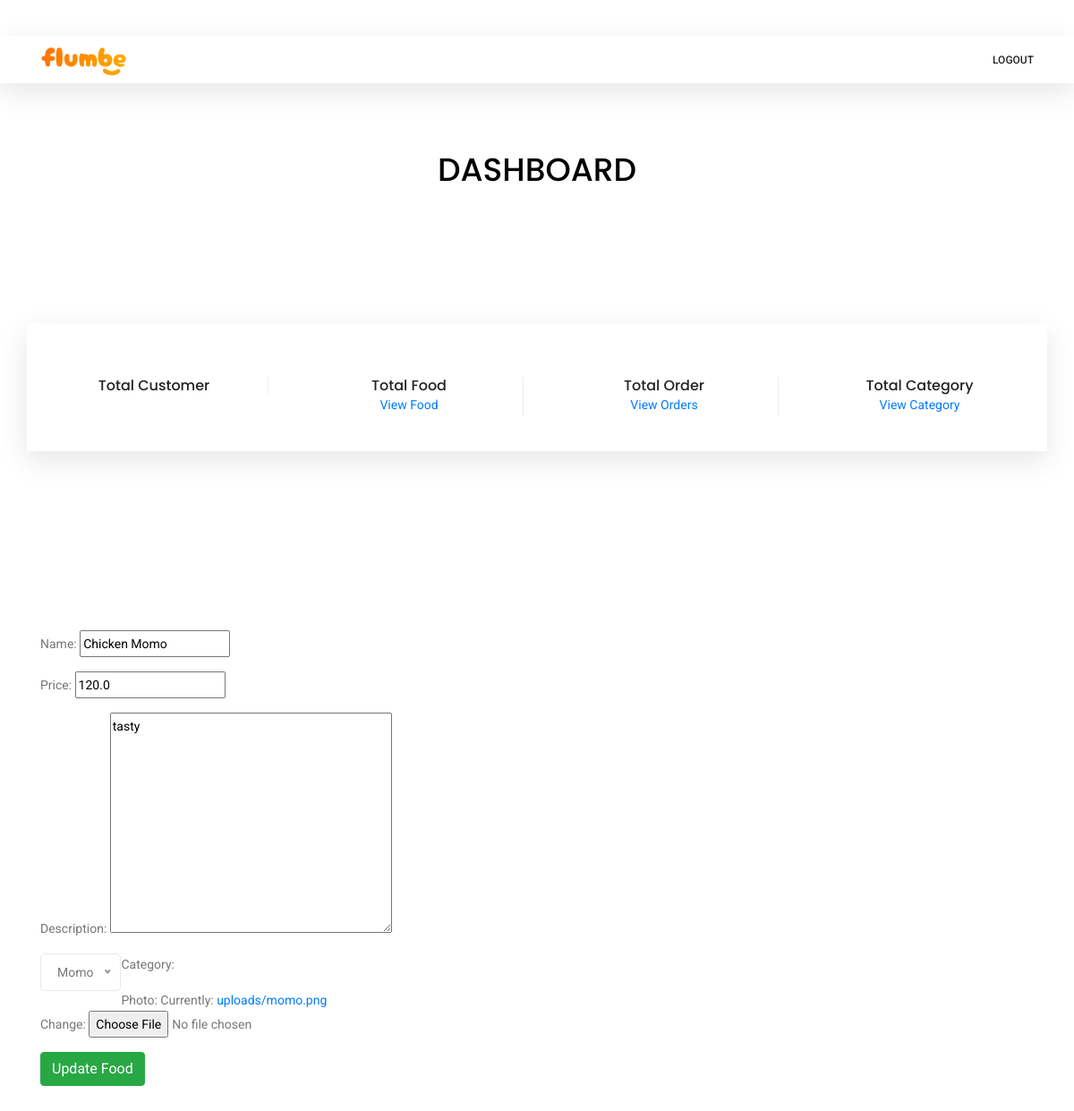
The page /dashboard/food/update/1/ (signed in) on the database as committed earlier.
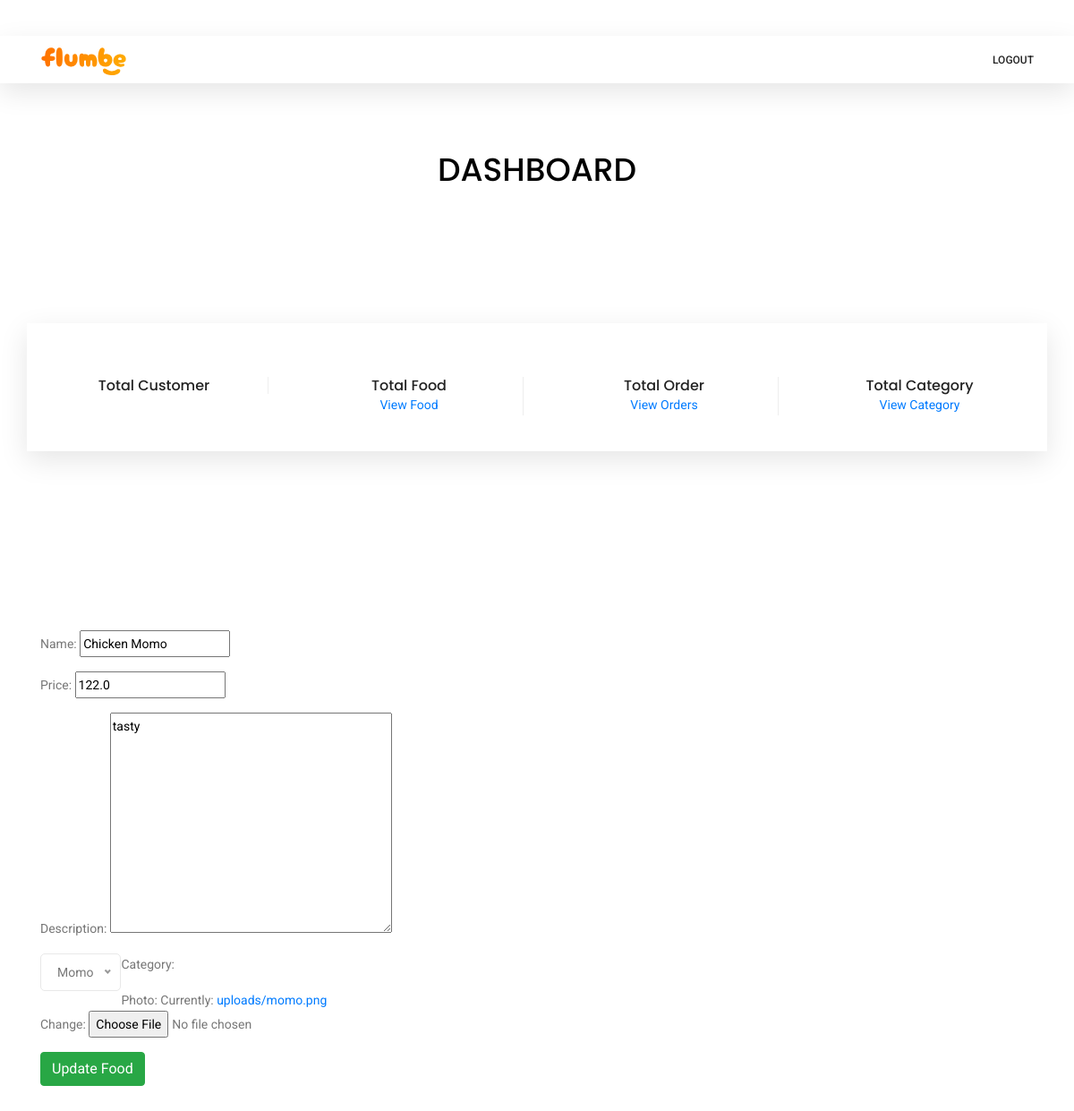
The same page on the database as committed later.
### food/models.py (models this page shows, shortened)
class Food(models.Model):
    name = models.CharField(max_length=20)
    price = models.FloatField()
    description = models.TextField()
    photo = models.ImageField(upload_to='uploads/', null=True)
    cat_id = models.ForeignKey(
        Category, on_delete=models.CASCADE, null=True)

### account/decorators.py (the view)
    def wrapper_func(request, *args, **kwargs):
        if request.user.is_superuser:
            return view_func(request, *args, **kwargs)
        else:
            return redirect('food:index')

### account/forms.py (shortened to what this page needs)
class FoodForm(forms.Form):   # Food form for adding food
    name = forms.CharField(max_length=35)
    price = forms.IntegerField()
    description = forms.CharField(
        max_length=2000,
        widget=forms.Textarea()
    )
    category = forms.ChoiceField(
        choices=[(cat.id, cat.name) for cat in Category.objects.all()])
    photo = forms.ImageField()

### account/templates/account/update-food.html (shortened to what this page needs)
{%extends 'base.html' %}
{% load static %}
{% block content%}
<br>
<br>
<br>
<br>
<br>
<br>
<br>
  <div class="container">
    <div class="row justify-content-center">
        <div class="col-lg-6 text-center">
          <div class="section-title">
            <h1><a href="{%url 'account:home'%}" style="color:black;">DASHBOARD</a></h1>
          </div>
        </div>
      </div>
  </div>
<section class="features-area section_gap">
    <div class="container">
        <div class="row features-inner">
            <div class="col-lg-3 col-md-6 col-sm-6">
                <div class="single-features">
                    <h6>Total Customer</h6>
                </div>
            </div>
            <div class="col-lg-3 col-md-6 col-sm-6">
                <div class="single-features">
                    <h6>Total Food</h6>
                    <p><a href="{%url 'account:food'%}">View Food</a></p>
                </div>
            </div>
            <div class="col-lg-3 col-md-6 col-sm-6">
                <div class="single-features">
                    <h6>Total Order</h6>
                    <p><a href="{%url 'account:all_orders'%}">View Orders</a></p>
                </div>
            </div>
            <div class="col-lg-3 col-md-6 col-sm-6">
                <div class="single-features">
                    <h6>Total Category</h6>
                    <p><a href="{%url 'account:category'%}">View Category</a></p>
                </div>
            </div>
        </div>
    </div>
</section>
<section class="cart_area">
  <div class="container">
    <form method="POST" enctype="multipart/form-data">
       {{form.as_p}}
      <button type="submit" class="btn btn-success">Update Food</button>
    </form>
  </div>
</section>
{%endblock %}

Rows that differ between the two databases and show on the page:
changed Food "Chicken Momo": price "120.0" → "122.0"
